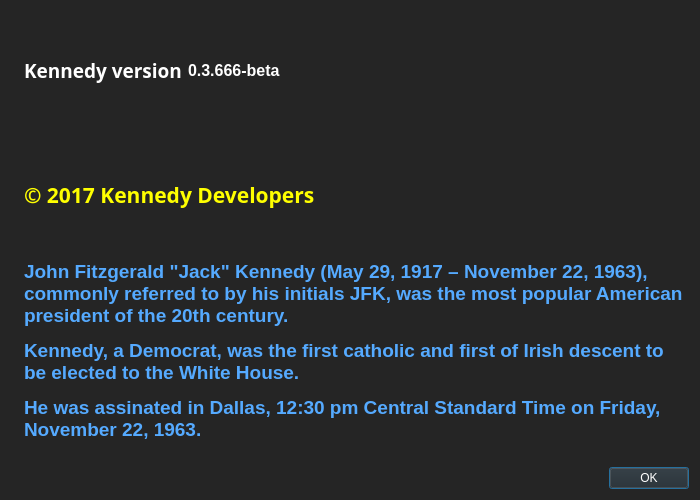
<?xml version="1.0" encoding="UTF-8"?>
<ui version="4.0">
 <class>AboutDialog</class>
 <widget class="QDialog" name="AboutDialog">
  <property name="geometry">
   <rect>
    <x>0</x>
    <y>0</y>
    <width>700</width>
    <height>500</height>
   </rect>
  </property>
  <property name="palette">
   <palette>
    <active>
     <colorrole role="WindowText">
      <brush brushstyle="SolidPattern">
       <color alpha="255">
        <red>255</red>
        <green>255</green>
        <blue>255</blue>
       </color>
      </brush>
     </colorrole>
     <colorrole role="Button">
      <brush brushstyle="SolidPattern">
       <color alpha="255">
        <red>37</red>
        <green>37</green>
        <blue>37</blue>
       </color>
      </brush>
     </colorrole>
     <colorrole role="Light">
      <brush brushstyle="SolidPattern">
       <color alpha="255">
        <red>55</red>
        <green>55</green>
        <blue>55</blue>
       </color>
      </brush>
     </colorrole>
     <colorrole role="Midlight">
      <brush brushstyle="SolidPattern">
       <color alpha="255">
        <red>46</red>
        <green>46</green>
        <blue>46</blue>
       </color>
      </brush>
     </colorrole>
     <colorrole role="Dark">
      <brush brushstyle="SolidPattern">
       <color alpha="255">
        <red>18</red>
        <green>18</green>
        <blue>18</blue>
       </color>
      </brush>
     </colorrole>
     <colorrole role="Mid">
      <brush brushstyle="SolidPattern">
       <color alpha="255">
        <red>24</red>
        <green>24</green>
        <blue>24</blue>
       </color>
      </brush>
     </colorrole>
     <colorrole role="Text">
      <brush brushstyle="SolidPattern">
       <color alpha="255">
        <red>255</red>
        <green>255</green>
        <blue>255</blue>
       </color>
      </brush>
     </colorrole>
     <colorrole role="BrightText">
      <brush brushstyle="SolidPattern">
       <color alpha="255">
        <red>255</red>
        <green>255</green>
        <blue>255</blue>
       </color>
      </brush>
     </colorrole>
     <colorrole role="ButtonText">
      <brush brushstyle="SolidPattern">
       <color alpha="255">
        <red>255</red>
        <green>255</green>
        <blue>255</blue>
       </color>
      </brush>
     </colorrole>
     <colorrole role="Base">
      <brush brushstyle="SolidPattern">
       <color alpha="255">
        <red>0</red>
        <green>0</green>
        <blue>0</blue>
       </color>
      </brush>
     </colorrole>
     <colorrole role="Window">
      <brush brushstyle="SolidPattern">
       <color alpha="255">
        <red>37</red>
        <green>37</green>
        <blue>37</blue>
       </color>
      </brush>
     </colorrole>
     <colorrole role="Shadow">
      <brush brushstyle="SolidPattern">
       <color alpha="255">
        <red>0</red>
        <green>0</green>
        <blue>0</blue>
       </color>
      </brush>
     </colorrole>
     <colorrole role="AlternateBase">
      <brush brushstyle="SolidPattern">
       <color alpha="255">
        <red>18</red>
        <green>18</green>
        <blue>18</blue>
       </color>
      </brush>
     </colorrole>
     <colorrole role="ToolTipBase">
      <brush brushstyle="SolidPattern">
       <color alpha="255">
        <red>255</red>
        <green>255</green>
        <blue>220</blue>
       </color>
      </brush>
     </colorrole>
     <colorrole role="ToolTipText">
      <brush brushstyle="SolidPattern">
       <color alpha="255">
        <red>0</red>
        <green>0</green>
        <blue>0</blue>
       </color>
      </brush>
     </colorrole>
    </active>
    <inactive>
     <colorrole role="WindowText">
      <brush brushstyle="SolidPattern">
       <color alpha="255">
        <red>255</red>
        <green>255</green>
        <blue>255</blue>
       </color>
      </brush>
     </colorrole>
     <colorrole role="Button">
      <brush brushstyle="SolidPattern">
       <color alpha="255">
        <red>37</red>
        <green>37</green>
        <blue>37</blue>
       </color>
      </brush>
     </colorrole>
     <colorrole role="Light">
      <brush brushstyle="SolidPattern">
       <color alpha="255">
        <red>55</red>
        <green>55</green>
        <blue>55</blue>
       </color>
      </brush>
     </colorrole>
     <colorrole role="Midlight">
      <brush brushstyle="SolidPattern">
       <color alpha="255">
        <red>46</red>
        <green>46</green>
        <blue>46</blue>
       </color>
      </brush>
     </colorrole>
     <colorrole role="Dark">
      <brush brushstyle="SolidPattern">
       <color alpha="255">
        <red>18</red>
        <green>18</green>
        <blue>18</blue>
       </color>
      </brush>
     </colorrole>
     <colorrole role="Mid">
      <brush brushstyle="SolidPattern">
       <color alpha="255">
        <red>24</red>
        <green>24</green>
        <blue>24</blue>
       </color>
      </brush>
     </colorrole>
     <colorrole role="Text">
      <brush brushstyle="SolidPattern">
       <color alpha="255">
        <red>255</red>
        <green>255</green>
        <blue>255</blue>
       </color>
      </brush>
     </colorrole>
     <colorrole role="BrightText">
      <brush brushstyle="SolidPattern">
       <color alpha="255">
        <red>255</red>
        <green>255</green>
        <blue>255</blue>
       </color>
      </brush>
     </colorrole>
     <colorrole role="ButtonText">
      <brush brushstyle="SolidPattern">
       <color alpha="255">
        <red>255</red>
        <green>255</green>
        <blue>255</blue>
       </color>
      </brush>
     </colorrole>
     <colorrole role="Base">
      <brush brushstyle="SolidPattern">
       <color alpha="255">
        <red>0</red>
        <green>0</green>
        <blue>0</blue>
       </color>
      </brush>
     </colorrole>
     <colorrole role="Window">
      <brush brushstyle="SolidPattern">
       <color alpha="255">
        <red>37</red>
        <green>37</green>
        <blue>37</blue>
       </color>
      </brush>
     </colorrole>
     <colorrole role="Shadow">
      <brush brushstyle="SolidPattern">
       <color alpha="255">
        <red>0</red>
        <green>0</green>
        <blue>0</blue>
       </color>
      </brush>
     </colorrole>
     <colorrole role="AlternateBase">
      <brush brushstyle="SolidPattern">
       <color alpha="255">
        <red>18</red>
        <green>18</green>
        <blue>18</blue>
       </color>
      </brush>
     </colorrole>
     <colorrole role="ToolTipBase">
      <brush brushstyle="SolidPattern">
       <color alpha="255">
        <red>255</red>
        <green>255</green>
        <blue>220</blue>
       </color>
      </brush>
     </colorrole>
     <colorrole role="ToolTipText">
      <brush brushstyle="SolidPattern">
       <color alpha="255">
        <red>0</red>
        <green>0</green>
        <blue>0</blue>
       </color>
      </brush>
     </colorrole>
    </inactive>
    <disabled>
     <colorrole role="WindowText">
      <brush brushstyle="SolidPattern">
       <color alpha="255">
        <red>18</red>
        <green>18</green>
        <blue>18</blue>
       </color>
      </brush>
     </colorrole>
     <colorrole role="Button">
      <brush brushstyle="SolidPattern">
       <color alpha="255">
        <red>37</red>
        <green>37</green>
        <blue>37</blue>
       </color>
      </brush>
     </colorrole>
     <colorrole role="Light">
      <brush brushstyle="SolidPattern">
       <color alpha="255">
        <red>55</red>
        <green>55</green>
        <blue>55</blue>
       </color>
      </brush>
     </colorrole>
     <colorrole role="Midlight">
      <brush brushstyle="SolidPattern">
       <color alpha="255">
        <red>46</red>
        <green>46</green>
        <blue>46</blue>
       </color>
      </brush>
     </colorrole>
     <colorrole role="Dark">
      <brush brushstyle="SolidPattern">
       <color alpha="255">
        <red>18</red>
        <green>18</green>
        <blue>18</blue>
       </color>
      </brush>
     </colorrole>
     <colorrole role="Mid">
      <brush brushstyle="SolidPattern">
       <color alpha="255">
        <red>24</red>
        <green>24</green>
        <blue>24</blue>
       </color>
      </brush>
     </colorrole>
     <colorrole role="Text">
      <brush brushstyle="SolidPattern">
       <color alpha="255">
        <red>18</red>
        <green>18</green>
        <blue>18</blue>
       </color>
      </brush>
     </colorrole>
     <colorrole role="BrightText">
      <brush brushstyle="SolidPattern">
       <color alpha="255">
        <red>255</red>
        <green>255</green>
        <blue>255</blue>
       </color>
      </brush>
     </colorrole>
     <colorrole role="ButtonText">
      <brush brushstyle="SolidPattern">
       <color alpha="255">
        <red>18</red>
        <green>18</green>
        <blue>18</blue>
       </color>
      </brush>
     </colorrole>
     <colorrole role="Base">
      <brush brushstyle="SolidPattern">
       <color alpha="255">
        <red>37</red>
        <green>37</green>
        <blue>37</blue>
       </color>
      </brush>
     </colorrole>
     <colorrole role="Window">
      <brush brushstyle="SolidPattern">
       <color alpha="255">
        <red>37</red>
        <green>37</green>
        <blue>37</blue>
       </color>
      </brush>
     </colorrole>
     <colorrole role="Shadow">
      <brush brushstyle="SolidPattern">
       <color alpha="255">
        <red>0</red>
        <green>0</green>
        <blue>0</blue>
       </color>
      </brush>
     </colorrole>
     <colorrole role="AlternateBase">
      <brush brushstyle="SolidPattern">
       <color alpha="255">
        <red>37</red>
        <green>37</green>
        <blue>37</blue>
       </color>
      </brush>
     </colorrole>
     <colorrole role="ToolTipBase">
      <brush brushstyle="SolidPattern">
       <color alpha="255">
        <red>255</red>
        <green>255</green>
        <blue>220</blue>
       </color>
      </brush>
     </colorrole>
     <colorrole role="ToolTipText">
      <brush brushstyle="SolidPattern">
       <color alpha="255">
        <red>0</red>
        <green>0</green>
        <blue>0</blue>
       </color>
      </brush>
     </colorrole>
    </disabled>
   </palette>
  </property>
  <property name="windowTitle">
   <string>About Kennedy</string>
  </property>
  <layout class="QHBoxLayout" name="horizontalLayout_2">
   <item>
    <widget class="QLabel" name="label_4">
     <property name="sizePolicy">
      <sizepolicy hsizetype="Preferred" vsizetype="Ignored">
       <horstretch>0</horstretch>
       <verstretch>0</verstretch>
      </sizepolicy>
     </property>
     <property name="pixmap">
      <pixmap resource="../bitcoin.qrc">:/images/about</pixmap>
     </property>
    </widget>
   </item>
   <item>
    <layout class="QVBoxLayout" name="verticalLayout_2">
     <item>
      <layout class="QHBoxLayout" name="horizontalLayout">
       <item>
        <widget class="QLabel" name="label">
         <property name="font">
          <font>
           <family>Open Sans</family>
           <pointsize>11</pointsize>
          </font>
         </property>
         <property name="cursor">
          <cursorShape>IBeamCursor</cursorShape>
         </property>
         <property name="text">
          <string>&lt;html&gt;&lt;head/&gt;&lt;body&gt;&lt;p&gt;&lt;span style=&quot; font-size:14pt; font-weight:600; color:#ffffff;&quot;&gt;Kennedy version&lt;/span&gt;&lt;/p&gt;&lt;/body&gt;&lt;/html&gt;</string>
         </property>
         <property name="textInteractionFlags">
          <set>Qt::LinksAccessibleByMouse|Qt::TextSelectableByKeyboard|Qt::TextSelectableByMouse</set>
         </property>
        </widget>
       </item>
       <item>
        <widget class="QLabel" name="versionLabel">
         <property name="cursor">
          <cursorShape>IBeamCursor</cursorShape>
         </property>
         <property name="text">
          <string notr="true">&lt;html&gt;&lt;head/&gt;&lt;body&gt;&lt;p&gt;&lt;span style=&quot; font-size:12pt; font-weight:600;&quot;&gt;0.3.666-beta&lt;/span&gt;&lt;/p&gt;&lt;/body&gt;&lt;/html&gt;</string>
         </property>
         <property name="textInteractionFlags">
          <set>Qt::LinksAccessibleByMouse|Qt::TextSelectableByKeyboard|Qt::TextSelectableByMouse</set>
         </property>
        </widget>
       </item>
       <item>
        <spacer name="horizontalSpacer">
         <property name="orientation">
          <enum>Qt::Horizontal</enum>
         </property>
         <property name="sizeHint" stdset="0">
          <size>
           <width>40</width>
           <height>20</height>
          </size>
         </property>
        </spacer>
       </item>
      </layout>
     </item>
     <item>
      <widget class="QLabel" name="copyrightLabel">
       <property name="font">
        <font>
         <family>MS PGothic</family>
         <pointsize>18</pointsize>
         <weight>75</weight>
         <bold>true</bold>
        </font>
       </property>
       <property name="cursor">
        <cursorShape>IBeamCursor</cursorShape>
       </property>
       <property name="styleSheet">
        <string notr="true">color: rgb(255, 255, 0);</string>
       </property>
       <property name="text">
        <string>&lt;html&gt;&lt;head/&gt;&lt;body&gt;&lt;p&gt;&lt;span style=&quot; font-size:16pt; color:#ffff00;&quot;&gt;© 2017 Kennedy Developers&lt;/span&gt;&lt;/p&gt;&lt;/body&gt;&lt;/html&gt;</string>
       </property>
       <property name="textInteractionFlags">
        <set>Qt::LinksAccessibleByMouse|Qt::TextSelectableByKeyboard|Qt::TextSelectableByMouse</set>
       </property>
      </widget>
     </item>
     <item>
      <widget class="QLabel" name="label_2">
       <property name="cursor">
        <cursorShape>IBeamCursor</cursorShape>
       </property>
       <property name="text">
        <string>&lt;html&gt;&lt;head/&gt;&lt;body&gt;&lt;p&gt;&lt;span style=&quot; font-size:14pt; font-weight:600; color:#55aaff;&quot;&gt;John Fitzgerald &amp;quot;Jack&amp;quot; Kennedy (May 29, 1917 – November 22, 1963), commonly referred to by his initials JFK, was the most popular American president of the 20th century. &lt;/span&gt;&lt;/p&gt;&lt;p&gt;&lt;span style=&quot; font-size:14pt; font-weight:600; color:#55aaff;&quot;&gt;Kennedy, a Democrat, was the first catholic and first of Irish descent to be elected to the White House. &lt;/span&gt;&lt;/p&gt;&lt;p&gt;&lt;span style=&quot; font-size:14pt; font-weight:600; color:#55aaff;&quot;&gt;He was assinated in Dallas, 12:30 pm Central Standard Time on Friday, November 22, 1963.&lt;/span&gt;&lt;/p&gt;&lt;/body&gt;&lt;/html&gt;</string>
       </property>
       <property name="wordWrap">
        <bool>true</bool>
       </property>
       <property name="textInteractionFlags">
        <set>Qt::LinksAccessibleByMouse|Qt::TextSelectableByKeyboard|Qt::TextSelectableByMouse</set>
       </property>
      </widget>
     </item>
     <item>
      <spacer name="horizontalSpacer_2">
       <property name="orientation">
        <enum>Qt::Horizontal</enum>
       </property>
       <property name="sizeHint" stdset="0">
        <size>
         <width>40</width>
         <height>20</height>
        </size>
       </property>
      </spacer>
     </item>
     <item>
      <widget class="QDialogButtonBox" name="buttonBox">
       <property name="orientation">
        <enum>Qt::Horizontal</enum>
       </property>
       <property name="standardButtons">
        <set>QDialogButtonBox::Ok</set>
       </property>
      </widget>
     </item>
    </layout>
   </item>
  </layout>
 </widget>
 <resources>
  <include location="../bitcoin.qrc"/>
 </resources>
 <connections>
  <connection>
   <sender>buttonBox</sender>
   <signal>accepted()</signal>
   <receiver>AboutDialog</receiver>
   <slot>accept()</slot>
   <hints>
    <hint type="sourcelabel">
     <x>360</x>
     <y>308</y>
    </hint>
    <hint type="destinationlabel">
     <x>157</x>
     <y>274</y>
    </hint>
   </hints>
  </connection>
  <connection>
   <sender>buttonBox</sender>
   <signal>rejected()</signal>
   <receiver>AboutDialog</receiver>
   <slot>reject()</slot>
   <hints>
    <hint type="sourcelabel">
     <x>428</x>
     <y>308</y>
    </hint>
    <hint type="destinationlabel">
     <x>286</x>
     <y>274</y>
    </hint>
   </hints>
  </connection>
 </connections>
</ui>
